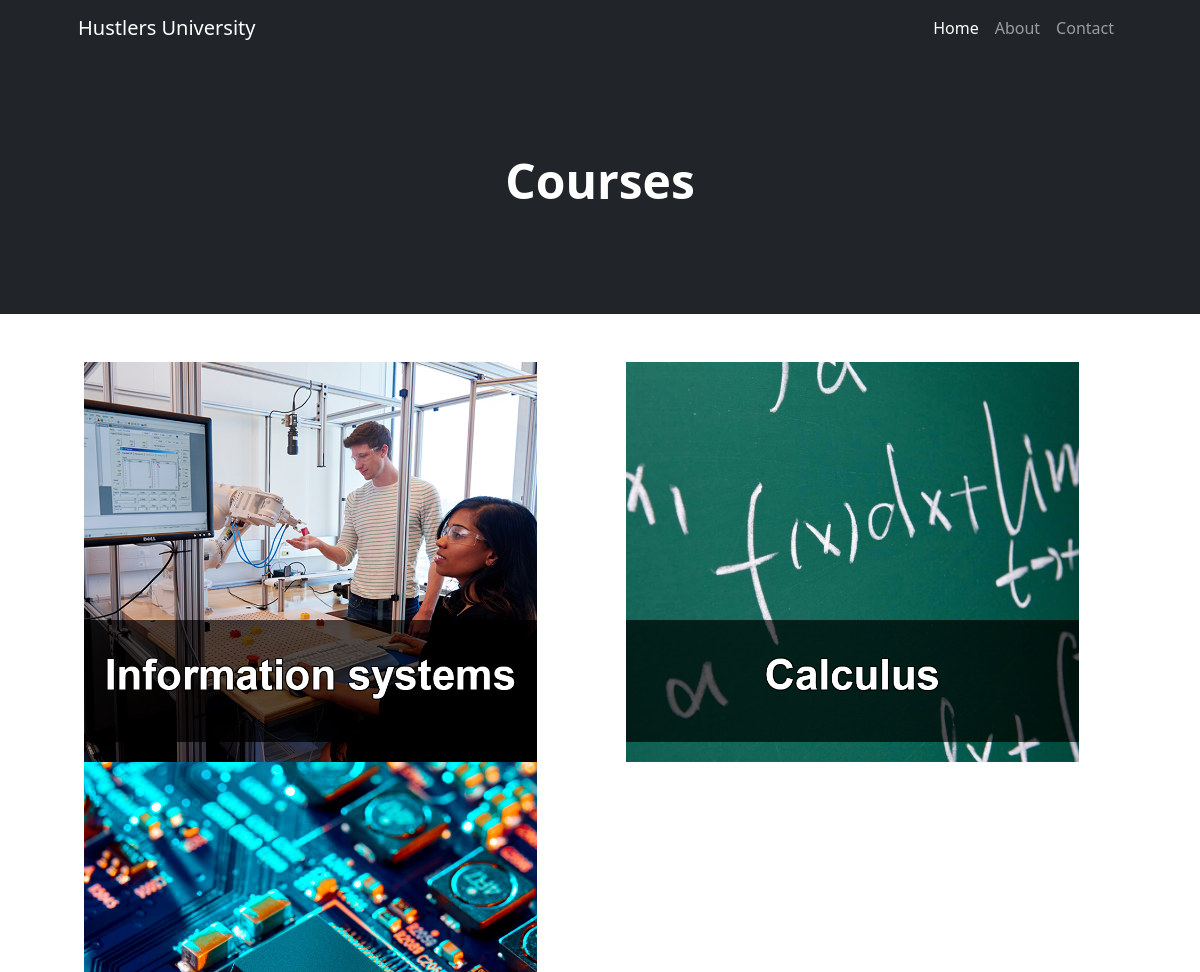
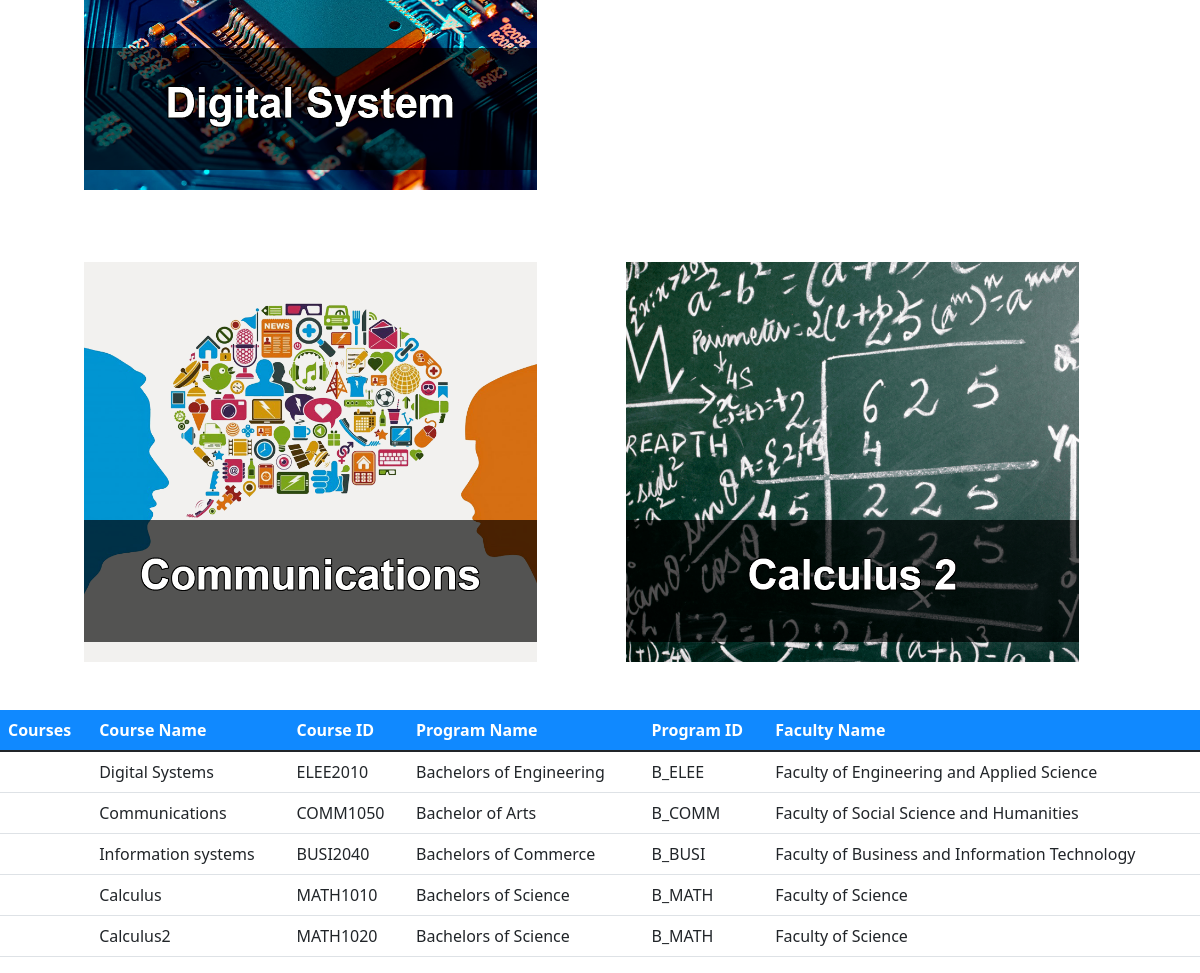
/courses.php, run on the app's committed database (2 pictures, top to bottom).
### tables this page shows
CREATE TABLE IF NOT EXISTS `courses` (
  `ID` varchar(200) NOT NULL,
  `CourseName` varchar(255) NOT NULL,
  `Section` varchar(255) DEFAULT NULL,
  `Program_ID` varchar(100) DEFAULT NULL,
  PRIMARY KEY (`ID`),
  KEY `Program_ID` (`Program_ID`)
);

CREATE TABLE IF NOT EXISTS `program_information` (
  `Program_ID` varchar(11) NOT NULL,
  `Faculty_ID` varchar(100) NOT NULL,
  `Program_Name` varchar(100) NOT NULL,
  `Duration` varchar(11) DEFAULT NULL,
  `type` varchar(100) DEFAULT NULL,
  PRIMARY KEY (`Program_ID`),
  KEY `Faculty_ID` (`Faculty_ID`)
);

CREATE TABLE IF NOT EXISTS `faculty` (
  `FacultyID` varchar(100) NOT NULL,
  `Name` varchar(100) DEFAULT NULL,
  PRIMARY KEY (`FacultyID`)
);

### courses.php (the view, shortened to what this page needs)
<!DOCTYPE html>
<html lang="en">
<head>
    <link href="https://cdn.jsdelivr.net/npm/bootstrap-icons@1.4.1/font/bootstrap-icons.css" rel="stylesheet" />
    <link href="css/styles.css" rel="stylesheet" />
</head>
<body>
<?php
$dbhost="localhost";
$dbuser="root";
$dbpass="";
$dbname="course_registeration";
$tablename2="courses";
$tablename4="program_information";
$tablename5="faculty";
$connection = mysqli_connect($dbhost, $dbuser, $dbpass, $dbname);
$s="SELECT crs.CourseName, crs.ID, pinfo.type, pinfo.Program_ID, fac.Name FROM $tablename2 as crs, $tablename4 as pinfo, $tablename5 as fac Where crs.Program_ID=pinfo.Program_ID and pinfo.Faculty_ID=fac.FacultyID";
    $sel = $connection->query($s);
?>
    <nav class="navbar navbar-expand-lg navbar-dark bg-dark">
        <div class="container px-5">
            <a class="navbar-brand" href="index.html">Hustlers University</a>
            <div class="collapse navbar-collapse" id="navbarSupportedContent">
                <ul class="navbar-nav ms-auto mb-2 mb-lg-0">
                    <li class="nav-item"><a class="nav-link active" aria-current="page" href="index.html">Home</a></li>
                    <li class="nav-item"><a class="nav-link" href="about.php">About</a></li>
                    <li class="nav-item"><a class="nav-link" href="contact.html">Contact</a></li>
                </ul>
            </div>
        </div>
    </nav>
    <header class="bg-dark py-5">
        <div class="container px-5">
            <div class="row gx-5 justify-content-center">
                <div class="col-lg-6">
                    <div class="text-center my-5">
                        <h1 class="display-5 fw-bolder text-white mb-2">Courses</h1>
                    </div>
                </div>
            </div>
        </div>
    </header>
    <br><br>
    <tr>
        <td><img src="Classes/Busi.png"></td>
        <td><img src="Classes/Calc.png"></td>
        <td><img src="Classes/DigitalSys.png"></td>
    </tr>
    <br><br><br><br>
    <tr>
        <td><img src="Classes/Comm.png"></td>
        <td><img src="Classes/Calc2.png"></td>
    </tr>
    <br><br><br>
    <table class="table">
<thead class="thead-primary text-white">
<tr>
<th>Courses</th>
<th>Course Name</th>
<th>Course ID</th>
<th>Program Name</th>
<th>Program ID</th>
<th>Faculty Name</th>
</tr>
</thead>
<tbody>
<?php if ($sel->num_rows > 0) {while($view= $sel->fetch_assoc()) {echo "<tr><th></th><td>".$view["CourseName"]."</td> <td>".$view["ID"]."</td>  <td>".$view["type"]."</td> <td>".$view["Program_ID"]."</td><td>".$view["Name"]."</tr>";}} ?>
</tbody>
</table>
</html>

### courses.php (style rules this page uses)
img { width: 453.33px; height: 400px; margin-left: 7%; }

### data on the page
courses: CourseName "Digital Systems", ID "ELEE2010", Program_ID.type "Bachelors of Engineering", Program_ID.Program_ID "B_ELEE", faculty.Name "Faculty of Engineering and Applied Science"
courses: CourseName "Communications", ID "COMM1050", Program_ID.type "Bachelor of Arts", Program_ID.Program_ID "B_COMM", faculty.Name "Faculty of Social Science and Humanities"
courses: CourseName "Information systems", ID "BUSI2040", Program_ID.type "Bachelors of Commerce", Program_ID.Program_ID "B_BUSI", faculty.Name "Faculty of Business and Information Technology"
courses: CourseName "Calculus", ID "MATH1010", Program_ID.type "Bachelors of Science", Program_ID.Program_ID "B_MATH", faculty.Name "Faculty of Science"
courses: CourseName "Calculus2", ID "MATH1020", Program_ID.type "Bachelors of Science", Program_ID.Program_ID "B_MATH", faculty.Name "Faculty of Science"
